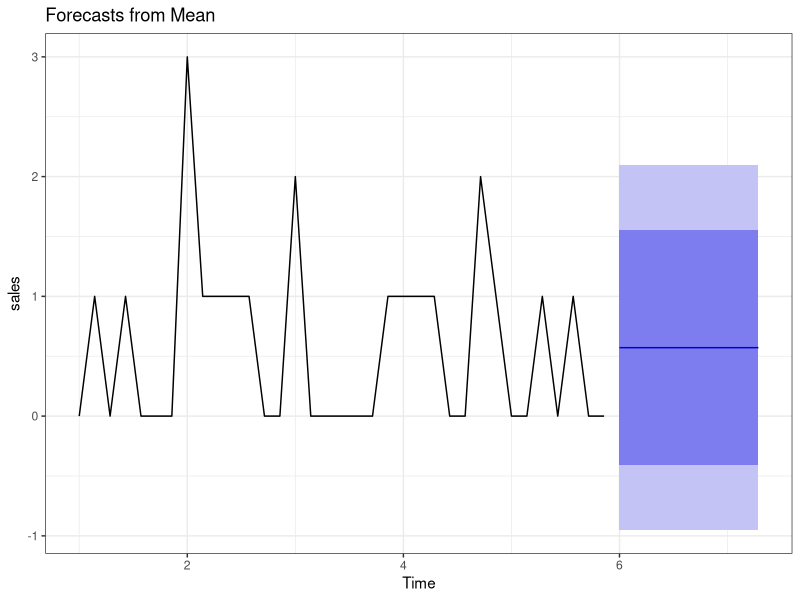
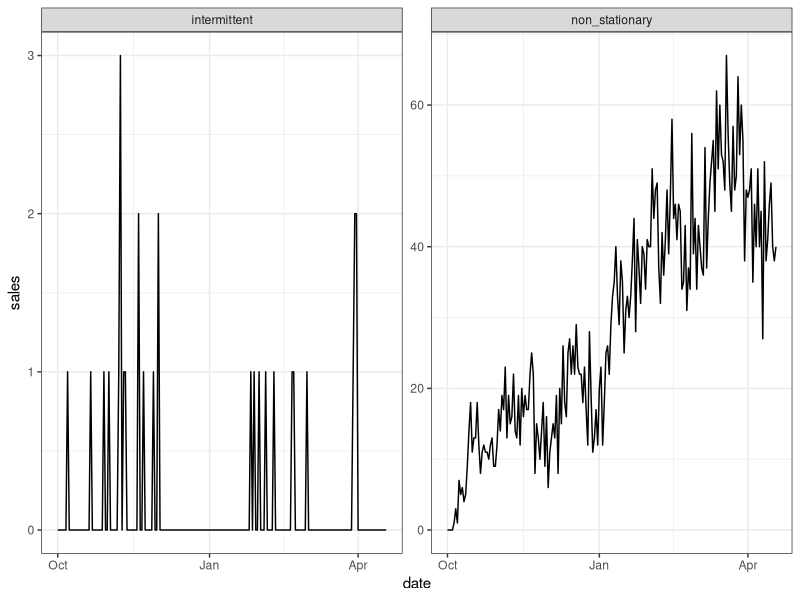
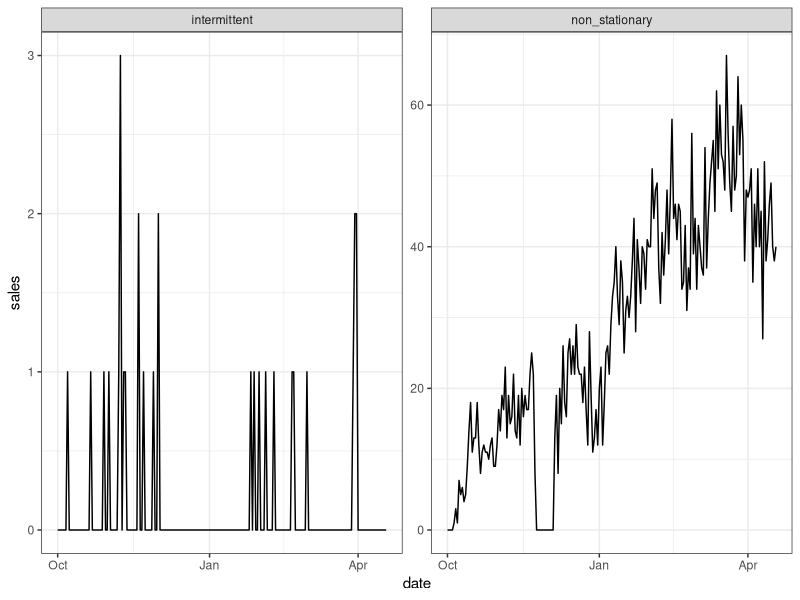
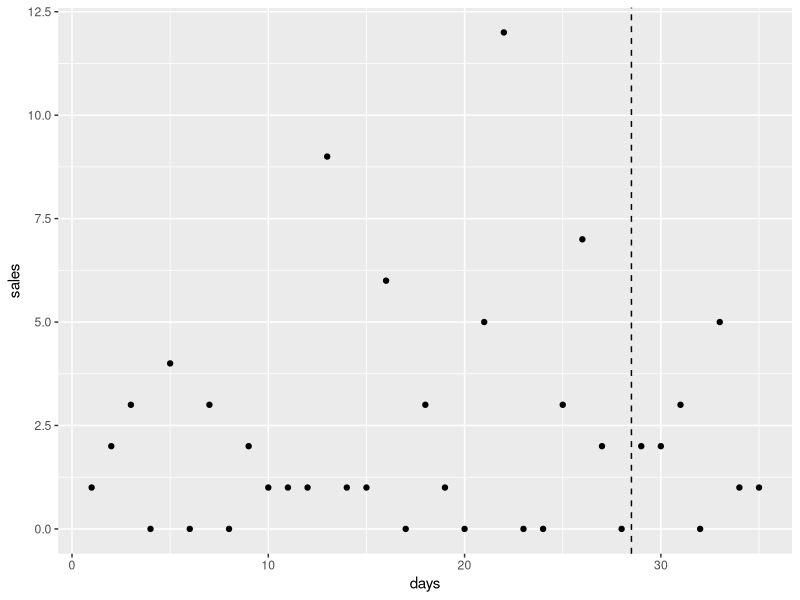
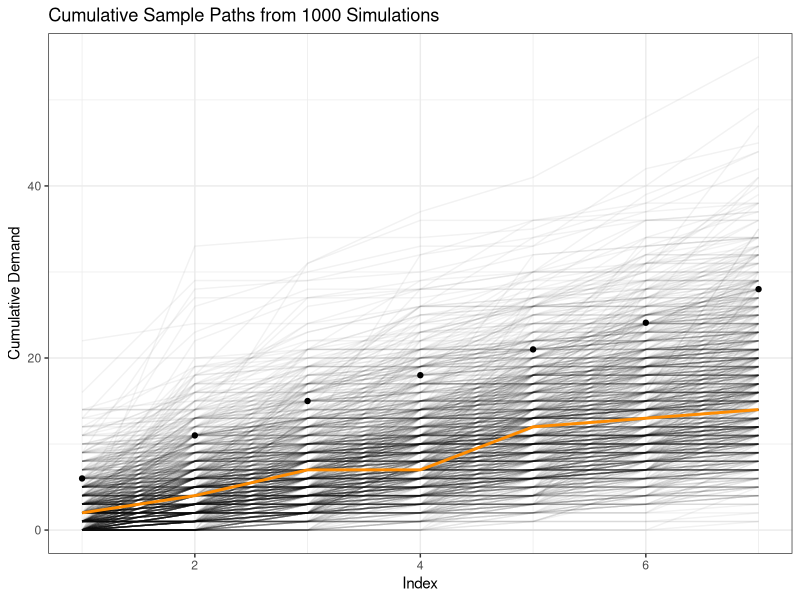

Reproduce these figures in R, in order. (Note: this script raises an error after producing the figures.)
## ---- chunk 1
library(ggplot2)
library(tidyr)
library(dplyr)
library(forecast)

set.seed(58295)
sales <- ts(rpois(5*7, 0.5), frequency = 7)
# as a very simple example, produce forecasts using 
# the mean forecast with normal distribution assumption
# see ?meanf
autoplot(forecast::meanf(sales)) + theme_bw()
## ---- chunk 2
set.seed(58244)
# simulate a non-stationary series by hoping the ARIMA model returns something useful
pois_mean <- arima.sim(list(order = c(0,1,1), ma = c(0.7)), n = 200)
non_stationary <- ts(rpois(200, ifelse(pois_mean < 0, 0, pois_mean)), 
                frequency = 7)

# simulate a zero-inflated Poisson distribution to visualize
# intermittent demand
rp <- rpois(200,0.5)
rb <- purrr::rbernoulli(200, 0.3)
intermittent <- ts(rp * rb, frequency = 7)

example_series <- data.frame(date = seq(as.Date("2018-10-01"), 
                                                length.out = 200, by = 1),
           demand_type = rep(c("non_stationary", "intermittent"), 
                             each = 200),
           sales = c(non_stationary, intermittent))
ggplot(example_series, aes(x = date, y = sales)) +
  geom_line() +
  facet_wrap(~demand_type, scales = "free") +
  theme_bw()
## ---- chunk 3
non_stationary_oos <- non_stationary
non_stationary_oos[55:65] <- 0
example_series <- data.frame(date = seq(as.Date("2018-10-01"), 
                                                length.out = 200, by = 1),
           demand_type = rep(c("non_stationary", "intermittent"), 
                             each = 200),
           sales = c(non_stationary_oos, intermittent))
ggplot(example_series, aes(x = date, y = sales)) +
  geom_line() +
  facet_wrap(~demand_type, scales = "free") +
  theme_bw()
## ---- chunk 4
set.seed(58295)
sales <- rnbinom(5*7, mu = 2, size = 1)
sales_train <- sales[1:(4*7)]
sales_test <- sales[(4*7+1):(5*7)]
data.frame(days = 1:(5*7), sales = sales) %>%
  ggplot(aes(x = days, y = sales)) +
  geom_vline(aes(xintercept = 4*7+0.5), linetype = 2) +
  geom_point()
## ---- chunk 5
pls_nbinom <- pls_pois <- vector()

for(i in 1:length(sales_test)) {
  fit_pois <- glm(c(sales_train, sales_test[i-1])~1, family = poisson)
  fit_nbinom <- MASS::glm.nb(c(sales_train, sales_test[i-1])~1)
  pls_pois[i] <- dpois(sales_test[i], exp(fit_pois$coefficients))
  pls_nbinom[i] <- dnbinom(sales_test[i], 
                           mu = unique(fit_nbinom$fitted.values),
                           size = fit_nbinom$theta)
}

PLS_pois = log(prod(pls_pois))
PLS_nbinom = log(prod(pls_nbinom))
## ---- chunk 6
data.frame(pois = PLS_pois, 
           nbinom = PLS_nbinom) %>%
  knitr::kable(digits = 1, 
               col.names = c("PLS Poisson", "PLS Negative Binomial"))
## ---- chunk 7
fit_pois <- glm(sales_train~1, family = poisson)
fit_nbinom <- MASS::glm.nb(sales_train~1)
spls_pois <- dpois(sum(sales_test), 7*exp(fit_pois$coefficients))
spls_nbinom <- dnbinom(sum(sales_test), 
                         mu = 7*unique(fit_nbinom$fitted.values),
                         size = fit_nbinom$theta)
## ---- chunk 8
data.frame(pois = spls_pois, 
           nbinom = spls_nbinom) %>%
  knitr::kable(digits = 3, 
               col.names = c("Sum PLS Poisson", "Sum PLS Negative Binomial"))
## ---- chunk 9
fit_nbinom <- MASS::glm.nb(sales_train~1)
q90_nbinom <- qnbinom(0.9, 
                      mu = 7*unique(fit_nbinom$fitted.values),
                      size = 7*fit_nbinom$theta)
# 90% quantile of the total demand in week 5
q90_nbinom
## ---- chunk 10
fit_nbinom <- MASS::glm.nb(sales_train~1)
# since the model is static, we can take a shortcut when drawing samples
sample_paths <- matrix(rnbinom(7*1000,
                               mu = unique(fit_nbinom$fitted.values),
                               size = fit_nbinom$theta),
                       ncol = 1000)
q90_nbinom_sampled <- quantile(colSums(sample_paths), 0.9)

fit_nbinom_total <- MASS::glm.nb(colSums(sample_paths)~1)
q90_nbinom_sampled
## ---- chunk 11
sample_path_df <- as.data.frame(sample_paths)
sample_path_df$index <- 1:7
actuals <- data.frame(index = 1:7, actual = sales_test)
actuals$actual_cum <- cumsum(actuals$actual)
sample_path_df_long <- tidyr::gather(sample_path_df,
                                     sample_index, sample, -index) %>%
  dplyr::group_by(sample_index) %>%
  dplyr::mutate(sample_cum = cumsum(sample)) %>%
  dplyr::ungroup()
sample_path_quantile <- sample_path_df_long %>%
  group_by(index) %>%
  summarize(q90_cum = quantile(sample_cum, 0.9)) %>%
  ungroup

ggplot() +
  geom_line(aes(x = index, y = sample_cum, group = sample_index), 
            data = filter(sample_path_df_long,
                          sample_index %in% paste0("V", 1:1000)), 
            alpha = 0.05) +
  geom_point(aes(x = index, y = q90_cum), 
             data = sample_path_quantile) +
  geom_line(aes(x = index, y = actual_cum), size = 1,
            data = actuals, col = "darkorange") +
  labs(y = "Cumulative Demand", x = "Index",
       title = "Cumulative Sample Paths from 1000 Simulations") +
  theme_bw()
## ---- chunk 12
set.seed(748295)
m10 <- matrix(rnbinom(10*10000, mu = 50, size = 50), ncol = 10000)
m100 <- matrix(rnbinom(100*10000, mu = 50, size = 50), ncol = 10000)
m1000 <- matrix(rnbinom(1000*10000, mu = 50, size = 50), ncol = 10000)
m10000 <- matrix(rnbinom(10000*10000, mu = 50, size = 50), ncol = 10000)

m10q90 <- apply(m10, 2, quantile, 0.9)
m100q90 <- apply(m100, 2, quantile, 0.9)
m1000q90 <- apply(m1000, 2, quantile, 0.9)
m10000q90 <- apply(m10000, 2, quantile, 0.9)

res <- data.frame(
  sampled_quantiles = c(m10q90, m100q90, m1000q90, m10000q90),
  n_samples = c(rep("10", 10000), rep("100", 10000),
                rep("1000", 10000), rep("10000", 10000))
)

res %>%
  ggplot(aes(x = n_samples)) +
  geom_hline(aes(yintercept = qnbinom(0.9, mu = 50, size = 50)),
             linetype = 1, color = "orange", size = 1) +
  geom_boxplot(aes(y = sampled_quantiles)) +
  theme_bw() +
  labs(x = "Number of Samples", y = "Estimated 90% Quantiles",
       title = "Precision of Quantile Estimates")
